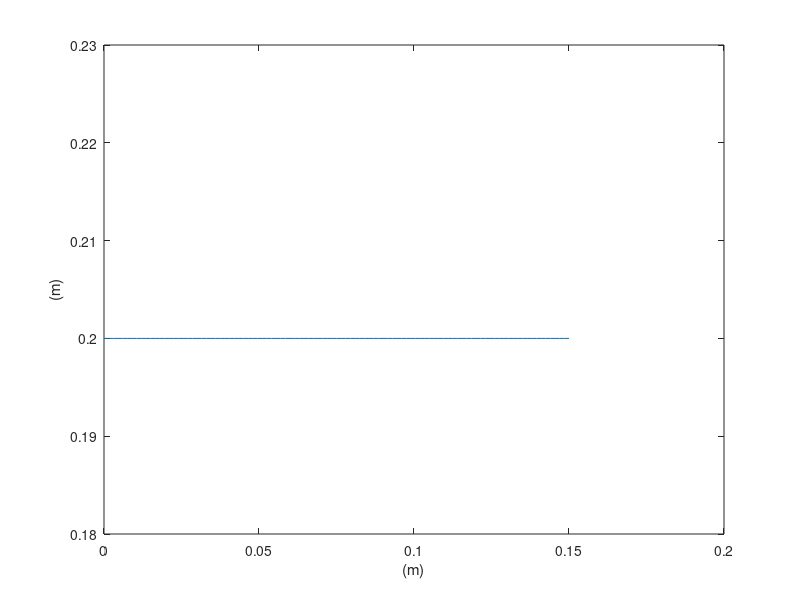
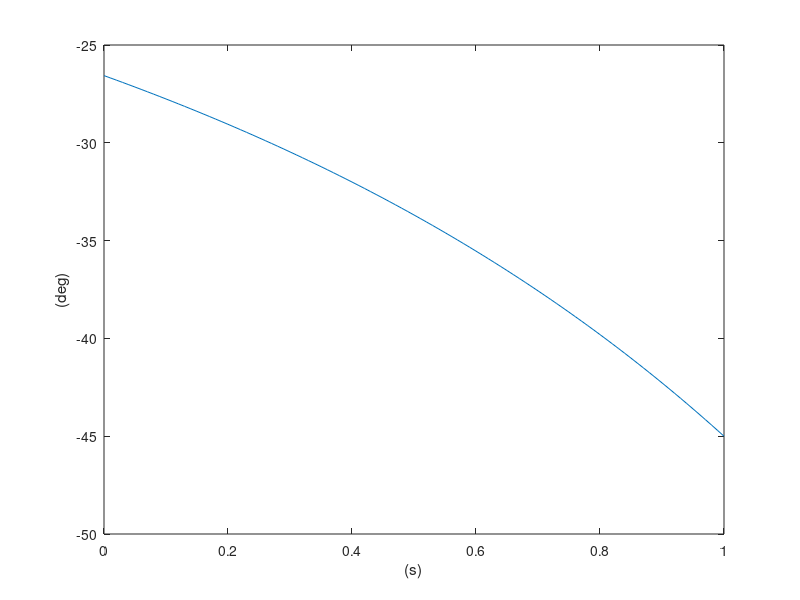

Recreate these plots in MATLAB, in order.
clear all;
close all;
clc;

t = 0:.01:1; % (in seconds)

v = [ 0.15 ; 0]; % (in meters/second)

x0 = [0 ; 0.2]; % (in meters)

x = v * t + x0 * ones(size(t)); % (in meters)

xG = [0.3; 0.05]; % (in meters)

a = atan2(xG(2) - x(2, :), xG(1) - x(1, :)); % (in radians)

figure;
plot(x(1,:), x(2, :))
xlabel('(m)'); ylabel('(m)');

figure;
plot(t, a * 180 / pi);
xlabel('(s)'); ylabel('(deg)');
